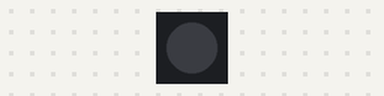
Simulated run of this sketch. Board: Arduino Uno, built with avr-gcc and run on an emulated ATmega328P. On the bench: 1 RGB LEDs in strip order, left to right. Dim RGB values are drawn brighter than linear.

Above: at 0.15 s.
At 39.69 s:
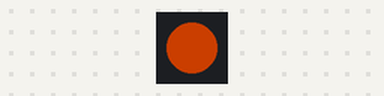
Timing chart, 0 to 40.0 s (numbered marks = the images above):
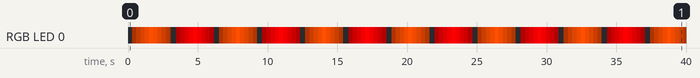

Measured:
- by itself, RGB LED 0: off → RGB(45, 13, 0) at 0.30 s, → RGB(95, 29, 0) 0.30 s later, → RGB(144, 45, 0) 0.30 s later, → RGB(194, 60, 0) 0.30 s later, … (130 changes in this stretch)

The sketch:

alternate.ino
```cpp
#include <Adafruit_NeoPixel.h>
#include <avr/power.h>

#define PIN 1
#define NUM_OF_PIXELS 1

Adafruit_NeoPixel pixels = Adafruit_NeoPixel(NUM_OF_PIXELS, PIN, NEO_GRB + NEO_KHZ800);

int brightness = 0;
int fadeAmount = 5;

void setup() {
  pixels.begin();
  pixels.show();
}

uint32_t orange = pixels.Color(254,80,0);
uint32_t red = pixels.Color(255,0,0);
uint32_t color = orange;

void loop() {

  pixels.setPixelColor(0, color);
  pixels.setBrightness(brightness);
  pixels.show();

  brightness = brightness + fadeAmount;

  if (brightness == 0 || brightness == 255) {
    fadeAmount = -fadeAmount;
  }

  if (brightness == 0 ){
    if( color == red ){
      color = orange;
    }else{
      color = red;
    }
  }

  delay(30);

}
```
